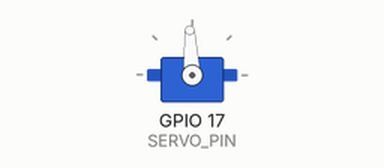
Simulated run of this sketch. Board: ESP32. Shown: servo. Servo pulses on a pin are drawn as a servo (544–2400 µs = 0–180°); what the sketch prints to the serial monitor is not drawn.

Above: at 2.05 s.
Timing chart, 0 to 22.7 s (numbered marks = the images above):
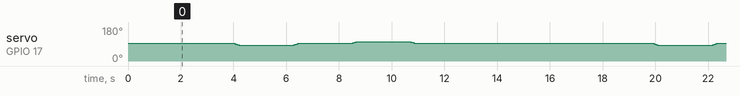

The sketch:

direct_servo_test.ino
```cpp
/*
 * CYNEXIS — Direct ESP32 GPIO Servo Diagnostic Test
 *
 * Target: Test MG996R #1 directly from ESP32 GPIO 17
 * Purpose: Isolate whether issue is with MG996R servo vs PCA9685 driver output
 *
 * Hardware Setup (DO NOT CONNECT YET):
 *   - Servo Signal (Yellow) -> ESP32 GPIO 17
 *   - Servo V+ (Red)        -> XL4016 5.01V Rail (UNCHANGED)
 *   - Servo GND (Brown)     -> Common GND Rail (UNCHANGED)
 *
 * Pulse Width Range @ 50 Hz (20ms Period, 16-bit LEDC timer):
 *   - 1500 us (Center, ~90°)  = 4915 ticks
 *   - 1400 us (~81°)          = 4587 ticks
 *   - 1600 us (~99°)          = 5243 ticks
 */

#include <Arduino.h>

#define SERVO_PIN      17     // ESP32 GPIO 17
#define LEDC_CHANNEL   0      // LEDC Timer Channel 0
#define LEDC_FREQ      50     // 50 Hz Servo standard
#define LEDC_RES       16     // 16-bit resolution (0 - 65535)

// Microsecond to 16-bit tick conversion at 50 Hz (20,000 us period)
uint32_t usToTicks(uint32_t us) {
  return (uint32_t)((us / 20000.0) * 65535.0 + 0.5);
}

void writeServoUs(uint32_t us) {
  uint32_t ticks = usToTicks(us);
  ledcWrite(SERVO_PIN, ticks);
}

void moveGradualUs(uint32_t startUs, uint32_t endUs, int stepDelayMs) {
  int32_t step = (endUs > startUs) ? 10 : -10;
  int32_t current = startUs;

  while ((step > 0 && current <= (int32_t)endUs) || (step < 0 && current >= (int32_t)endUs)) {
    writeServoUs(current);
    delay(stepDelayMs);
    current += step;
  }
  writeServoUs(endUs);
}

void setup() {
  Serial.begin(115200);
  while (!Serial && millis() < 3000) { delay(10); }

  Serial.println("\n==========================================");
  Serial.println("  CYNEXIS — DIRECT ESP32 SERVO DIAGNOSTIC ");
  Serial.println("==========================================");
  Serial.println("Target: MG996R #1 directly on GPIO 17");
  Serial.println("Power: XL4016 = 5.01V (External supply)");
  Serial.println("Horn: DETACHED");
  Serial.println("Sequence: 1500us -> 1400us -> 1500us -> 1600us -> 1500us");
  Serial.println("------------------------------------------");

  // Configure ESP32 LEDC hardware PWM (Core v3.x API)
  ledcAttach(SERVO_PIN, LEDC_FREQ, LEDC_RES);

  Serial.println("\n[SETUP] Initializing GPIO 17 PWM output at 1500us center...");
  writeServoUs(1500);
  delay(2000);
}

void loop() {
  Serial.println("\n--- Starting Direct Servo Pulse Sequence ---");

  Serial.println("[STEP 1] Holding 1500us (Center)...");
  writeServoUs(1500);
  delay(2000);

  Serial.println("[STEP 2] Moving Gradually: 1500us --> 1400us");
  moveGradualUs(1500, 1400, 20);
  delay(2000);

  Serial.println("[STEP 3] Moving Gradually: 1400us --> 1500us");
  moveGradualUs(1400, 1500, 20);
  delay(2000);

  Serial.println("[STEP 4] Moving Gradually: 1500us --> 1600us");
  moveGradualUs(1500, 1600, 20);
  delay(2000);

  Serial.println("[STEP 5] Returning to Center: 1600us --> 1500us");
  moveGradualUs(1600, 1500, 20);
  delay(2000);

  Serial.println("[CYCLE COMPLETE] Pausing 5s...");
  delay(5000);
}
```
